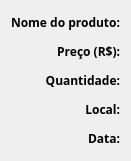
     <widget class="QWidget" name="layoutWidget">
      <property name="geometry">
       <rect>
        <x>10</x>
        <y>70</y>
        <width>131</width>
        <height>161</height>
       </rect>
      </property>
      <layout class="QVBoxLayout" name="_2">
       <item>
        <widget class="QLabel" name="label">
         <property name="font">
          <font>
           <family>Manjari</family>
           <weight>75</weight>
           <italic>false</italic>
           <bold>true</bold>
           <kerning>true</kerning>
          </font>
         </property>
         <property name="text">
          <string>Nome do produto:</string>
         </property>
         <property name="alignment">
          <set>Qt::AlignRight|Qt::AlignTrailing|Qt::AlignVCenter</set>
         </property>
        </widget>
       </item>
       <item>
        <widget class="QLabel" name="label_2">
         <property name="font">
          <font>
           <family>Manjari</family>
           <weight>75</weight>
           <italic>false</italic>
           <bold>true</bold>
           <kerning>true</kerning>
          </font>
         </property>
         <property name="text">
          <string>Preço (R$):</string>
         </property>
         <property name="alignment">
          <set>Qt::AlignRight|Qt::AlignTrailing|Qt::AlignVCenter</set>
         </property>
        </widget>
       </item>
       <item>
        <widget class="QLabel" name="label_3">
         <property name="font">
          <font>
           <family>Manjari</family>
           <weight>75</weight>
           <italic>false</italic>
           <bold>true</bold>
           <kerning>true</kerning>
          </font>
         </property>
         <property name="text">
          <string>Quantidade:</string>
         </property>
         <property name="alignment">
          <set>Qt::AlignRight|Qt::AlignTrailing|Qt::AlignVCenter</set>
         </property>
        </widget>
       </item>
       <item>
        <widget class="QLabel" name="label_5">
         <property name="font">
          <font>
           <family>Manjari</family>
           <weight>75</weight>
           <italic>false</italic>
           <bold>true</bold>
           <kerning>true</kerning>
          </font>
         </property>
         <property name="text">
          <string>Local:</string>
         </property>
         <property name="alignment">
          <set>Qt::AlignRight|Qt::AlignTrailing|Qt::AlignVCenter</set>
         </property>
        </widget>
       </item>
       <item>
        <widget class="QLabel" name="label_4">
         <property name="font">
          <font>
           <family>Manjari</family>
           <weight>75</weight>
           <italic>false</italic>
           <bold>true</bold>
           <kerning>true</kerning>
          </font>
         </property>
         <property name="text">
          <string>Data:</string>
         </property>
         <property name="alignment">
          <set>Qt::AlignRight|Qt::AlignTrailing|Qt::AlignVCenter</set>
         </property>
        </widget>
       </item>
      </layout>
     </widget>
